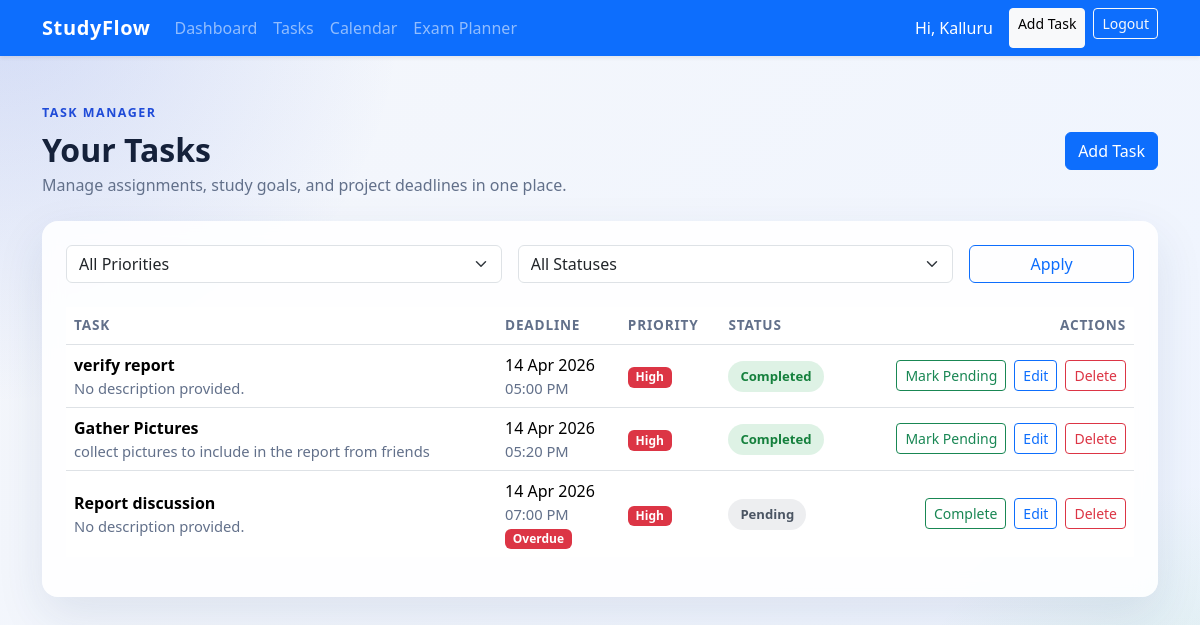
Page /tasks/list/ (signed in) on the earlier database version.
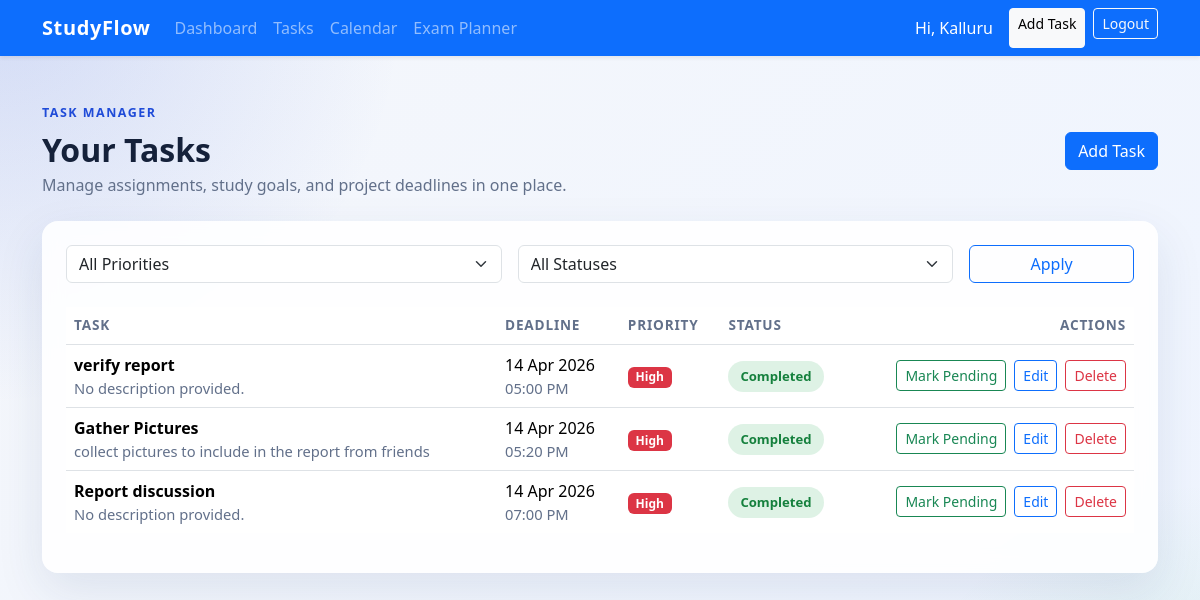
Same page on the later database version.
### tasks/models.py (models this page shows, shortened)
class Task(models.Model):
    PRIORITY_HIGH = "High"
    PRIORITY_MEDIUM = "Medium"
    PRIORITY_LOW = "Low"
    STATUS_PENDING = "Pending"
    STATUS_COMPLETED = "Completed"
    PRIORITY_CHOICES = [
        (PRIORITY_HIGH, "High"),
        (PRIORITY_MEDIUM, "Medium"),
        (PRIORITY_LOW, "Low"),
    ]
    STATUS_CHOICES = [
        (STATUS_PENDING, "Pending"),
        (STATUS_COMPLETED, "Completed"),
    ]
    user = models.ForeignKey(User, on_delete=models.CASCADE, related_name="tasks")
    title = models.CharField(max_length=200)
    description = models.TextField(blank=True)
    deadline = models.DateTimeField()
    reminder_time = models.DateTimeField(blank=True, null=True)
    priority = models.CharField(max_length=10, choices=PRIORITY_CHOICES, default=PRIORITY_MEDIUM)
    status = models.CharField(max_length=10, choices=STATUS_CHOICES, default=STATUS_PENDING)
    created_at = models.DateTimeField(auto_now_add=True)
    completed_at = models.DateTimeField(blank=True, null=True)
    reminder_sent = models.BooleanField(default=False)
    class Meta:
        ordering = ["deadline", "-created_at"]
    @property
    def is_overdue(self):
        return self.status == self.STATUS_PENDING and self.deadline < timezone.now()
    @property
    def is_due_soon(self):
        now = timezone.now()
        return self.status == self.STATUS_PENDING and now <= self.deadline <= now + timedelta(days=3)

### tasks/views.py (the view)
# urls.py: path("list/", views.task_list_view, name="task_list"),
@login_required
def task_list_view(request):
    tasks, selected_priority, selected_status = _get_filtered_tasks(request)
    context = {
        "tasks": tasks,
        "selected_priority": selected_priority,
        "selected_status": selected_status,
        "priority_choices": Task.PRIORITY_CHOICES,
        "status_choices": Task.STATUS_CHOICES,
    }
    return render(request, "tasks/task_list.html", context)

### tasks/views.py (called while the page is built)
def _get_filtered_tasks(request):
    tasks = Task.objects.filter(user=request.user)
    priority = request.GET.get("priority", "")
    status = request.GET.get("status", "")
    if priority:
        tasks = tasks.filter(priority=priority)
    if status:
        tasks = tasks.filter(status=status)
    return tasks, priority, status

### templates/tasks/task_list.html (shortened to what this page needs)
{% extends "base.html" %}
{% block content %}
<div class="d-flex flex-wrap justify-content-between align-items-center mb-4 gap-3">
    <div>
        <div class="page-eyebrow mb-2">Task Manager</div>
        <h2 class="fw-bold mb-1">Your Tasks</h2>
        <p class="text-secondary mb-0">Manage assignments, study goals, and project deadlines in one place.</p>
    </div>
    <a href="{% url 'task_add' %}" class="btn btn-primary">Add Task</a>
</div>
<div class="card content-card p-4">
    <form method="get" class="row g-3 mb-4">
        <div class="col-md-5">
            <select name="priority" class="form-select">
                <option value="">All Priorities</option>
            </select>
        </div>
        <div class="col-md-5">
            <select name="status" class="form-select">
                <option value="">All Statuses</option>
            </select>
        </div>
        <div class="col-md-2 d-grid">
            <button class="btn btn-outline-primary" type="submit">Apply</button>
        </div>
    </form>
    {% if tasks %}
        <div class="table-responsive">
            <table class="table align-middle task-table">
                <thead>
                    <tr>
                        <th>Task</th>
                        <th>Deadline</th>
                        <th>Priority</th>
                        <th>Status</th>
                        <th class="text-end">Actions</th>
                    </tr>
                </thead>
                <tbody>
                    {% for task in tasks %}
                        <tr>
                            <td>
                                <div class="fw-semibold">{{ task.title }}</div>
                                <div class="task-meta">{{ task.description|default:"No description provided."|truncatechars:90 }}</div>
                            </td>
                            <td>
                                <div>{{ task.deadline|date:"d M Y" }}</div>
                                <div class="task-meta">{{ task.deadline|date:"h:i A" }}</div>
                                {% if task.is_overdue %}
                                    <span class="badge text-bg-danger mt-1">Overdue</span>
                                {% elif task.is_due_soon %}
                                    <span class="badge text-bg-warning mt-1">Due Soon</span>
                                {% endif %}
                            </td>
                            <td><span class="badge priority-badge {{ task.priority }}">{{ task.priority }}</span></td>
                            <td><span class="status-pill {{ task.status }}">{{ task.status }}</span></td>
                            <td class="text-end">
                                <div class="d-flex justify-content-end flex-wrap gap-2">
                                    <form method="post" action="{% url 'task_toggle' task.pk %}">
                                        <button type="submit" class="btn btn-sm btn-outline-success">
                                            {% if task.status == 'Completed' %}Mark Pending{% else %}Complete{% endif %}
                                        </button>
                                    </form>
                                    <a href="{% url 'task_edit' task.pk %}" class="btn btn-sm btn-outline-primary">Edit</a>
                                    <a href="{% url 'task_delete' task.pk %}" class="btn btn-sm btn-outline-danger">Delete</a>
                                </div>
                            </td>
                        </tr>
                    {% endfor %}
                </tbody>
            </table>
        </div>
    {% else %}
        <div class="empty-state">
            <h5 class="fw-bold">No tasks available</h5>
            <p class="mb-3">Create your first task or adjust the filters to see more results.</p>
            <a href="{% url 'task_add' %}" class="btn btn-primary">Add Task</a>
        </div>
    {% endif %}
</div>
{% endblock %}

### templates/base.html (shortened to what this page needs)
<!DOCTYPE html>
<html lang="en">
<head>
    <link href="https://cdn.jsdelivr.net/npm/bootstrap@5.3.3/dist/css/bootstrap.min.css" rel="stylesheet">
</head>
<body>
    <nav class="navbar navbar-expand-lg navbar-dark bg-primary shadow-sm">
        <div class="container">
            <a class="navbar-brand" href="{% url 'home' %}">StudyFlow</a>
            <div class="collapse navbar-collapse" id="mainNavbar">
                <ul class="navbar-nav me-auto mb-2 mb-lg-0">
                    {% if user.is_authenticated %}
                        <li class="nav-item"><a class="nav-link" href="{% url 'dashboard' %}">Dashboard</a></li>
                        <li class="nav-item"><a class="nav-link" href="{% url 'task_list' %}">Tasks</a></li>
                        <li class="nav-item"><a class="nav-link" href="{% url 'calendar' %}">Calendar</a></li>
                        <li class="nav-item"><a class="nav-link" href="{% url 'chatbot' %}">Exam Planner</a></li>
                    {% endif %}
                </ul>
                <div class="d-flex gap-2">
                    {% if user.is_authenticated %}
                        <span class="navbar-text text-white me-2">Hi, {{ user.first_name|default:user.username }}</span>
                        <a class="btn btn-light btn-sm" href="{% url 'task_add' %}">Add Task</a>
                        <form method="post" action="{% url 'logout' %}">
                            <button type="submit" class="btn btn-outline-light btn-sm">Logout</button>
                        </form>
                    {% else %}
                        <a class="btn btn-outline-light btn-sm" href="{% url 'login' %}">Login</a>
                        <a class="btn btn-light btn-sm" href="{% url 'register' %}">Register</a>
                    {% endif %}
                </div>
            </div>
        </div>
    </nav>
    <main class="py-5">
        <div class="container">
            {% block content %}{% endblock %}
        </div>
    </main>
</body>
</html>

### templates/base.html (style rules this page uses)
:root { --sf-primary: #1f4bd8; --sf-primary-dark: #1939a5; --sf-accent: #16a34a; --sf-warning: #f59e0b; --sf-danger: #dc2626; --sf-ink: #15213a; --sf-muted: #62708a; --sf-surface: rgba(255, 255, 255, 0.88); --sf-border: rgba(121, 136, 171, 0.18); }
body { background: radial-gradient(circle at top left, rgba(31, 75, 216, 0.16), transparent 28%), radial-gradient(circle at bottom right, rgba(22, 163, 74, 0.12), transparent 22%), linear-gradient(135deg, #f5f7fb 0%, #eef4ff 100%); min-height: 100vh; color: var(--sf-ink); }
.navbar-brand { font-weight: 700; letter-spacing: 0.03em; }
.hero-card, .content-card { border: 0; border-radius: 1rem; background: var(--sf-surface); backdrop-filter: blur(10px); box-shadow: 0 18px 48px rgba(28, 54, 105, 0.1); }
.page-eyebrow { text-transform: uppercase; letter-spacing: 0.12em; font-size: 0.78rem; font-weight: 700; color: var(--sf-primary); }
.task-table thead th { color: var(--sf-muted); font-size: 0.85rem; text-transform: uppercase; letter-spacing: 0.06em; border-bottom-width: 1px; }
.task-table tbody tr:last-child td { border-bottom: 0; }
.task-meta { color: var(--sf-muted); font-size: 0.92rem; }
.priority-badge.High { background-color: #dc3545; }
.status-pill { border-radius: 999px; padding: 0.4rem 0.75rem; font-size: 0.82rem; font-weight: 600; }
.status-pill.Completed { background: rgba(22, 163, 74, 0.14); color: #15803d; }
.form-text, .text-secondary { color: var(--sf-muted) !important; }

Differences in the rows shown:
changed Task "Report discussion": status "Pending" → "Completed"; status "Overdue Complete" → "Mark Pending"
